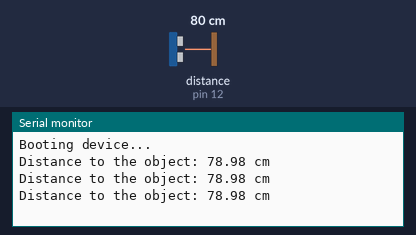
Simulated run of this sketch. Board: Arduino Uno, built with avr-gcc and run on an emulated ATmega328P. On the bench: the last lines printed to the serial monitor. Wiring (inferred from the names in the program): ultrasonic range finder: trigger pin 13; echo pin 12. Inputs (shaded band) come from the test bench; at power-on: distance to the obstacle (sensor on pin 12) 80 cm. The echo pulse lasts 58.3 µs per cm.

Above: at 1.3 s.
1.4 s: distance to the obstacle (sensor on pin 12) set to 2 cm
At 1.9 s:
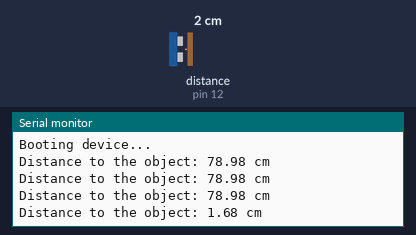
2.9 s: distance to the obstacle (sensor on pin 12) set to 4 cm
At 3.4 s:
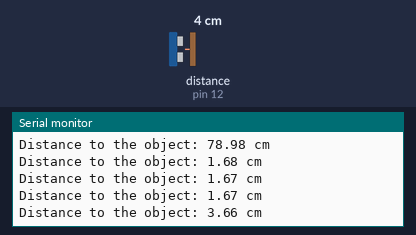
Timing chart, 0 to 5.9 s (numbered marks = the images above; inputs shaded):
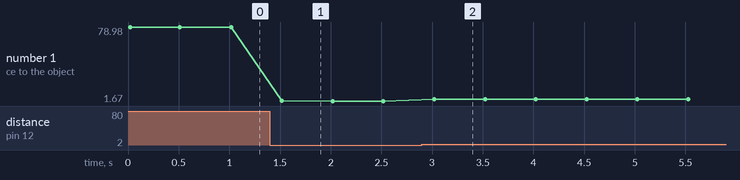

Measured:
- after the input at 1.4 s, the serial monitor: prints a new line after 0.12 s (image 1)
- after the input at 2.9 s, the serial monitor: prints a new line after 0.12 s (image 2)
- plotted number 1: 78.98 → 1.67 after the input at 1.4 s, 1.67 → 3.66 after the input at 2.9 s

The sketch:

ultrasounds.ino
```cpp
#define ECHO_PIN 12 // Analog input that receives the echo signal
#define TRIG_PIN 13 // Digital output that sends the trigger signal

void setup() {
  Serial.begin(9600); // Starts the serial communication
  Serial.println("\nBooting device...");

  pinMode(ECHO_PIN, INPUT);  // Sets the ECHO_PIN as an Input
  pinMode(TRIG_PIN, OUTPUT); // Sets the TRIG_PIN as an Output
}

void loop() {
  static float distance;

  distance = getDistance();
  Serial.println("Distance to the object: " + String(distance) + " cm");

  delay(500); // Check the disntace every 1000 miliseconds
}

/* Additional functions */
float getDistance() {
  digitalWrite(TRIG_PIN, LOW); // Clear the TRIG_PIN by setting it LOW
  delayMicroseconds(5);

  // Trigger the sensor by setting the TRIG_PIN to HIGH for 10 microseconds
  digitalWrite(TRIG_PIN, HIGH);
  delayMicroseconds(10);
  digitalWrite(TRIG_PIN, LOW);

  long duration = pulseIn(ECHO_PIN, HIGH); // pulseIn() returns the duration (length of the pulse) in microseconds

  return duration * 0.034 / 2; // Returns the distance in cm
}
```
